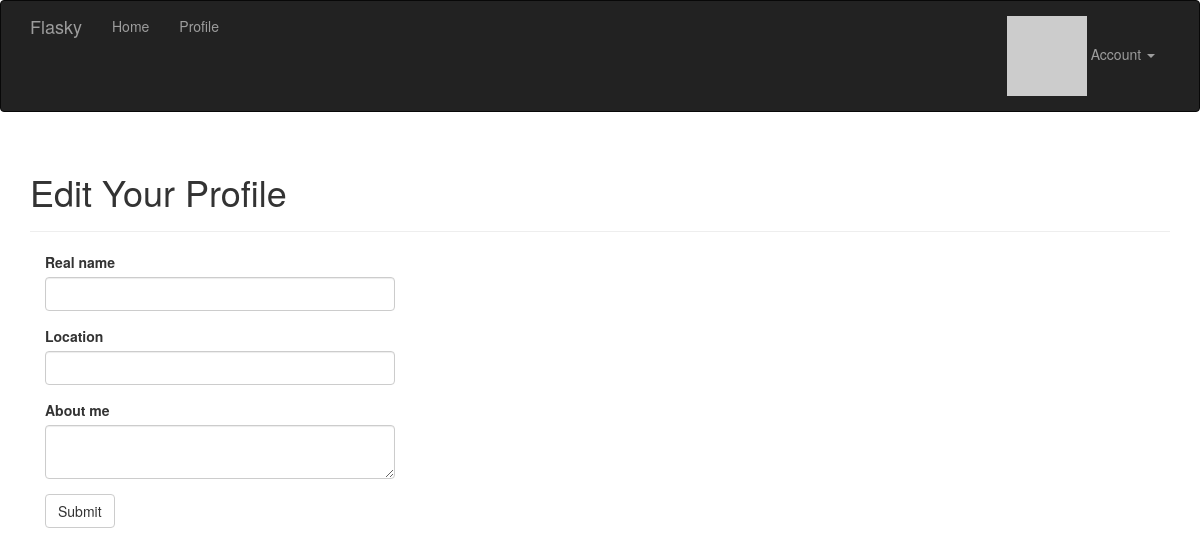
Before: /edit-profile (signed in) with the older database file.
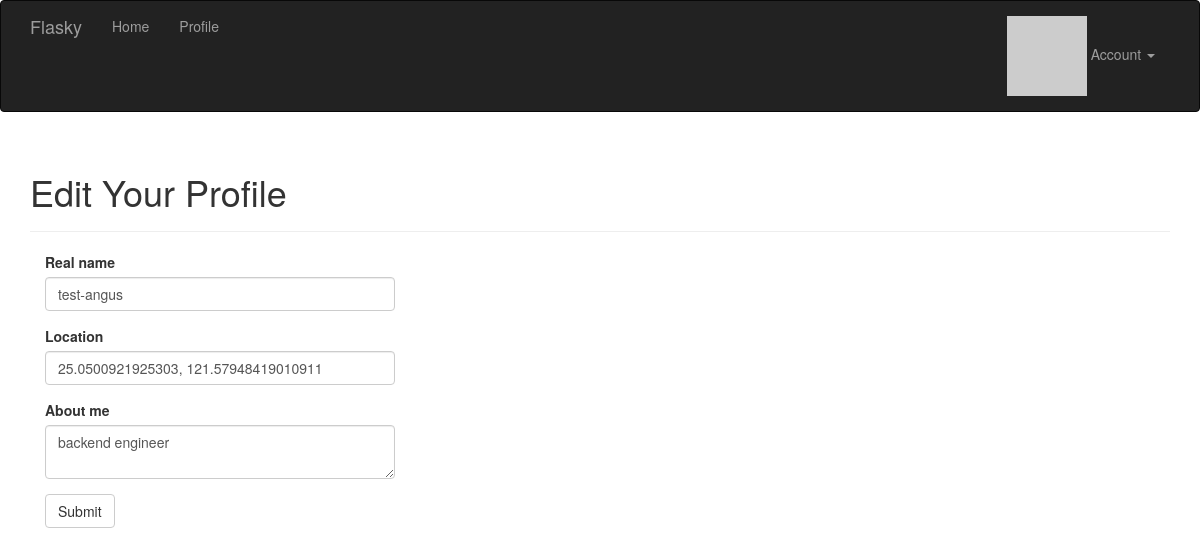
After: the same page with the newer database file.
### app/models.py (models this page shows, shortened)
class User(UserMixin, db.Model):
    __tablename__ = 'users'
    id = db.Column(db.Integer, primary_key=True)
    username = db.Column(db.String(64), unique=True, index=True)
    email = db.Column(db.String(64), unique=True, index=True)  # 讓使用者可以用email 登入
    role_id = db.Column(db.Integer, db.ForeignKey('roles.id'))
    password_hash = db.Column(db.String(128))
    confirmed = db.Column(db.Boolean, default=False)  # 帳號確認狀態
    name = db.Column(db.String(64))  # 本名
    location = db.Column(db.String(64))
    about_me = db.Column(db.Text())
    member_since = db.Column(db.DateTime(), default=datetime.utcnow)  # 建立時間
    last_seen = db.Column(db.DateTime(), default=datetime.utcnow)  # 上次訪問時間
    avatar_hash = db.Column(db.String(32))  # 儲存頭像URL用
    @property  # property 是只能讀取的屬性特性
    def password(self):
        raise AttributeError('password is not a readable attribute')
    def ping(self):
        self.last_seen = datetime.utcnow()
        db.session.add(self)
    def gravatar_hash(self):  # 產生email MD5 hash值
        return hashlib.md5(self.email.lower().encode('utf-8')).hexdigest()
    def gravatar(self, size=100, default='identicon', rating='g'): # 產生gravatar的URL
        url = 'https://secure.gravatar.com/avatar'
        hash = self.avatar_hash or self.gravatar_hash()
        return f'{url}/{hash}?s={size}&d={default}&r={rating}'

### app/main/views.py (the view, shortened to what this page needs)
@main.route('/edit-profile', methods=['GET', 'POST'])
@login_required
def edit_profile():
    form = EditProfileForm()
    form.name.data = current_user.name
    form.location.data = current_user.location
    form.about_me.data = current_user.about_me
    return render_template('edit_profile.html', form=form)

### app/main/forms.py
class EditProfileForm(FlaskForm):  # 一班使用者 使用表單
    name = StringField('Real name', validators=[Length(0, 64)])
    location = StringField('Location', validators=[Length(0, 64)])
    about_me = TextAreaField('About me')
    submit = SubmitField('Submit')

### app/auth/views.py (called while the page is built)
@auth.before_app_request  # 註冊成全域的裝飾器
def before_request():
    if current_user.is_authenticated:  # 如果使用者有登入下的判斷
        current_user.ping()  # 每次都執行 更新上次登入時間
        if not current_user.confirmed and request.endpoint \
            and request.blueprint != 'auth' and request.endpoint != 'static':
            return redirect(url_for('auth.unconfirmed'))

### app/main/__init__.py (called while the page is built)
@main.app_context_processor
def inject_permissions():
    return dict(Permission=Permission)

### app/models.py (called while the page is built)
@login_manager.user_loader  # 向flask-login 註冊此函式
def load_user(user_id):
    return User.query.get(int(user_id))

### app/templates/edit_profile.html (shortened to what this page needs)
{% extends "base.html" %}
{% import "bootstrap/wtf.html" as wtf %}
{% block page_content %}
<div class="page-header">
    <h1>Edit Your Profile</h1>
</div>
<div class="col-md-4">
    {{ wtf.quick_form(form) }}
</div>
{% endblock %}

Changed rows visible on the page:
now on this page (row edited): User: name "test-angus", location "25.0500921925303, 121.57948419010911", about_me "backend engineer"
